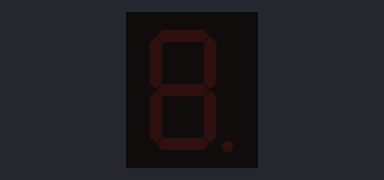
A sketch run on a simulated Arduino Uno, built with avr-gcc and run on an emulated ATmega328P. Parts: 1-digit seven-segment display. Wiring (inferred from the names in the program): 1-digit 7-segment display, segments lit when LOW: segments pin 5, pin 4, pin 9, pin 10, pin 11, pin 6, pin 7. The segment pins are drawn as the display they are named for.

Above: at 0.1 s.
At 1.1 s:
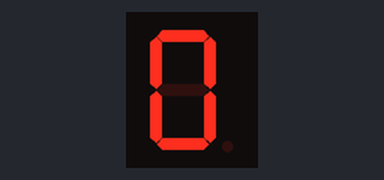
At 2.1 s:
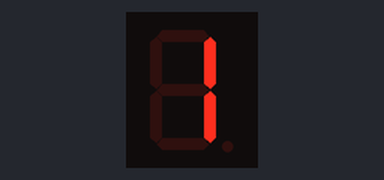
At 5.1 s:
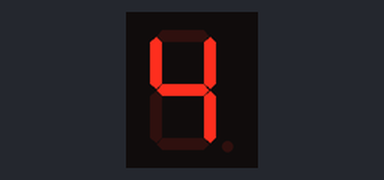
At 7.1 s:
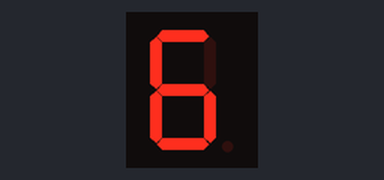
At 10.1 s:
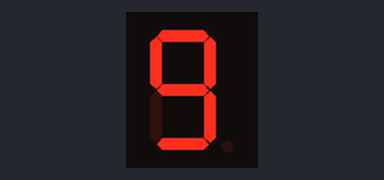

The sketch:

seg7.ino
```cpp
#define LEDa 5
#define LEDb 4
#define LEDc 9
#define LEDd 10
#define LEDe 11
#define LEDf 6
#define LEDg 7


#define LEDON LOW
#define LEDOFF HIGH


void setup()
{
    pinMode(LEDa, OUTPUT);
   digitalWrite(LEDa, LEDOFF);

   pinMode(LEDb, OUTPUT);
    digitalWrite(LEDb, LEDOFF);

   pinMode(LEDc, OUTPUT);
   digitalWrite(LEDc, LEDOFF);

   pinMode(LEDd, OUTPUT);
   digitalWrite(LEDd, LEDOFF);

   pinMode(LEDe, OUTPUT);
    digitalWrite(LEDe, LEDOFF);

   pinMode(LEDf, OUTPUT);
   digitalWrite(LEDf, LEDOFF);

   pinMode(LEDg, OUTPUT);
   digitalWrite(LEDg, LEDOFF);
}


void zero()
{
digitalWrite (LEDa,LEDON);
  digitalWrite (LEDb,LEDON);
  digitalWrite (LEDc,LEDON);
  digitalWrite (LEDd,LEDON);
  digitalWrite (LEDe,LEDON);
  digitalWrite (LEDf,LEDON);
  digitalWrite (LEDg,LEDOFF);
}
void one()
{
digitalWrite (LEDa,LEDOFF);
  digitalWrite (LEDb,LEDON);
  digitalWrite (LEDc,LEDON);
  digitalWrite (LEDd,LEDOFF);
  digitalWrite (LEDe,LEDOFF);
  digitalWrite (LEDf,LEDOFF);
  digitalWrite (LEDg,LEDOFF);
}
void two()
{
digitalWrite (LEDa,LEDON);
  digitalWrite (LEDb,LEDON);
  digitalWrite (LEDc,LEDOFF);
  digitalWrite (LEDd,LEDON);
  digitalWrite (LEDe,LEDON);
  digitalWrite (LEDf,LEDOFF);
  digitalWrite (LEDg,LEDON);
}
void three()
{
digitalWrite (LEDa,LEDON);
  digitalWrite (LEDb,LEDON);
  digitalWrite (LEDc,LEDON);
  digitalWrite (LEDd,LEDON);
  digitalWrite (LEDe,LEDOFF);
  digitalWrite (LEDf,LEDOFF);
  digitalWrite (LEDg,LEDON);
}
void four()
{
digitalWrite (LEDa,LEDOFF);
  digitalWrite (LEDb,LEDON);
  digitalWrite (LEDc,LEDON);
  digitalWrite (LEDd,LEDOFF);
  digitalWrite (LEDe,LEDOFF);
  digitalWrite (LEDf,LEDON);
  digitalWrite (LEDg,LEDON);
}
void five()
{
digitalWrite (LEDa,LEDON);
  digitalWrite (LEDb,LEDOFF);
  digitalWrite (LEDc,LEDON);
  digitalWrite (LEDd,LEDON);
  digitalWrite (LEDe,LEDOFF);
  digitalWrite (LEDf,LEDON);
  digitalWrite (LEDg,LEDON);
}
void six()
{
digitalWrite (LEDa,LEDON);
  digitalWrite (LEDb,LEDOFF);
  digitalWrite (LEDc,LEDON);
  digitalWrite (LEDd,LEDON);
  digitalWrite (LEDe,LEDON);
  digitalWrite (LEDf,LEDON);
  digitalWrite (LEDg,LEDON);
}
void seven()
{
digitalWrite (LEDa,LEDON);
  digitalWrite (LEDb,LEDON);
  digitalWrite (LEDc,LEDON);
  digitalWrite (LEDd,LEDOFF);
  digitalWrite (LEDe,LEDOFF);
  digitalWrite (LEDf,LEDOFF);
  digitalWrite (LEDg,LEDOFF);
}
void eight()
{
digitalWrite (LEDa,LEDON);
  digitalWrite (LEDb,LEDON);
  digitalWrite (LEDc,LEDON);
  digitalWrite (LEDd,LEDON);
  digitalWrite (LEDe,LEDON);
  digitalWrite (LEDf,LEDON);
  digitalWrite (LEDg,LEDON);
}
void nine()
{
digitalWrite (LEDa,LEDON);
  digitalWrite (LEDb,LEDON);
  digitalWrite (LEDc,LEDON);
  digitalWrite (LEDd,LEDON);
  digitalWrite (LEDe,LEDOFF);
  digitalWrite (LEDf,LEDON);
  digitalWrite (LEDg,LEDON);
}
void loop(){

  delay(1000);
  zero();
  delay(1000);
  one();
  delay(1000);
  two();
  delay(1000);
  three();
  delay(1000);
  four();
  delay(1000);
  five();
  delay(1000);
  six();
  delay(1000);
  seven();
  delay(1000);
  eight();
   delay(1000);
  nine();

}
```

Measured:
- by itself, everything shown: repeats every 10.0 s, in 10 steps
- what the display in image 1 shows lasts 1.0 s, from 1.0 s to 2.0 s
